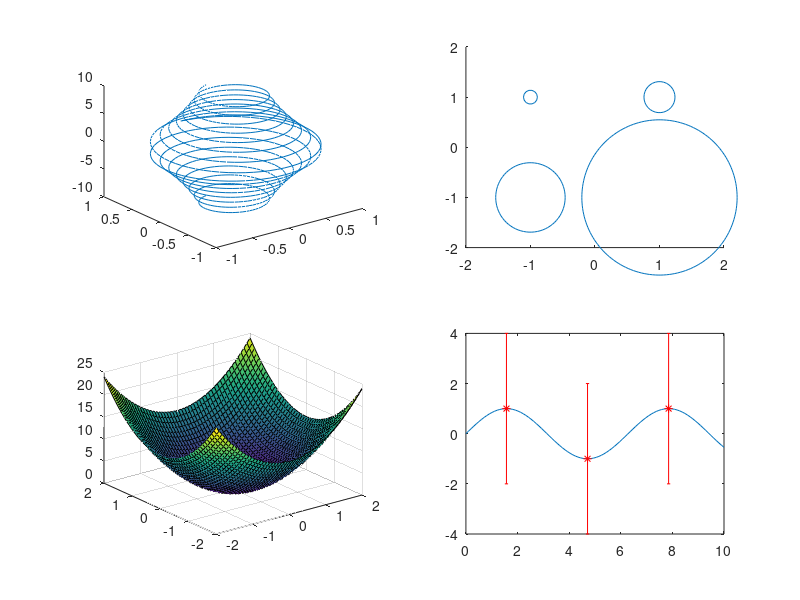

Reproduce this figure in MATLAB.
close all;
clc;
clear;

subplot(2, 2, 1);
t = linspace(-10, 10, 1000);
x = exp(-0.1 .* abs(t)) .* sin(5 .* abs(t));
y = exp(-0.1 .* abs(t)) .* cos(5 .* abs(t));
z = t;
plot3(x, y, z);

subplot(2, 2, 2);
x = [-1 1 -1 1];
y = [1 1 -1 -1];
areas = [100 500 2500 12500];
scatter(x, y, areas);
xlim([-2 2]);
ylim([-2 2]);

subplot(2, 2, 3);
x = linspace(-2, 2, 50);
y = linspace(-2, 2, 50);
[X, Y] = meshgrid(x, y);
Z = 3 .* X .^ 2 + 3 .* Y .^ 2;
surf(X, Y, Z);

subplot(2, 2, 4);
x = linspace(0, 10, 100);
y = sin(x);
plot(x, y);
hold on;
x = [pi/2 (3 * pi) / 2 (5 * pi) / 2];
y = sin(x);
margens = repelem(3, length(y));
errorbar(x, y, margens, 'r*');

saveas(gcf, 'graficos.png');